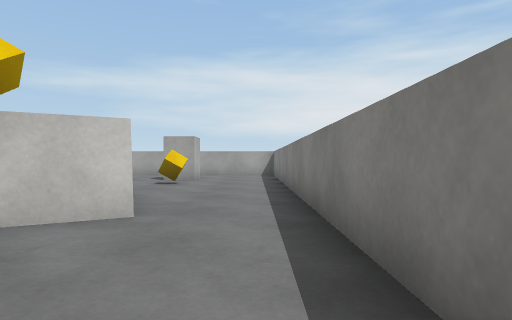
View 1 (above)

20 first-person views from a walk through a Unity game level. The camera is 0.64 m above the floor, looks level and sees 75° across. The floor is counted in squares, 1 m on a side. Each view is taken from the middle of a square. On the plan, view 1 faces up. The plan holds only what a view shows up to about 10 squares ahead; the rest is blank. The player character is not drawn. Surface patterns are stand-ins for the level's own textures.

View 2
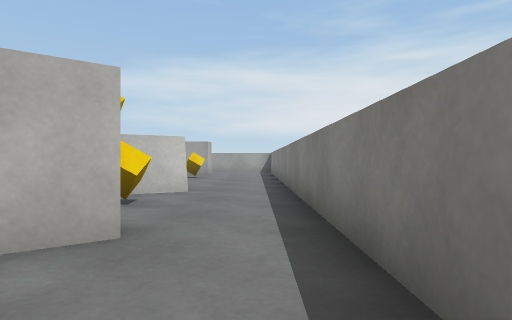

View 3
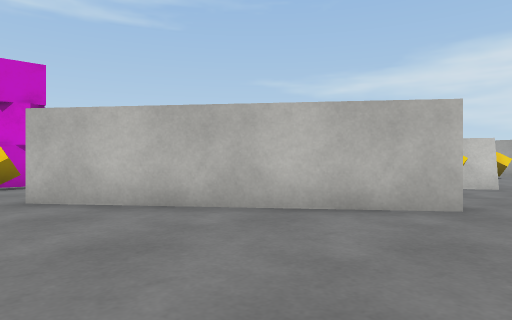

View 4
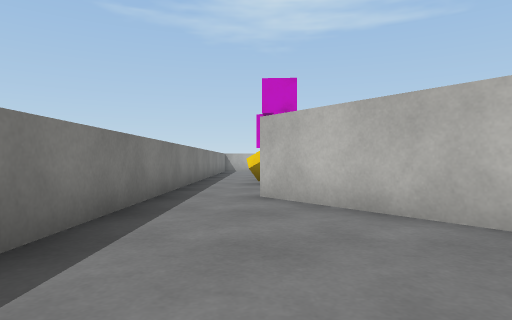

View 5
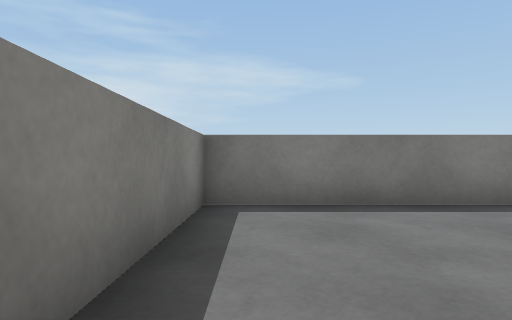

View 6
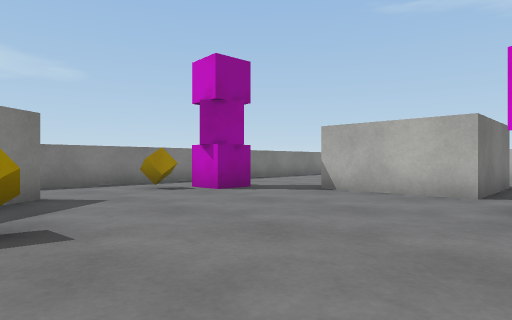

View 7
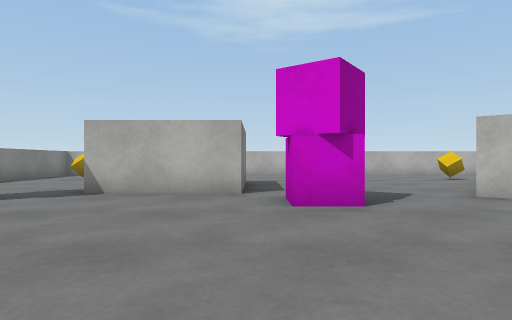

View 8
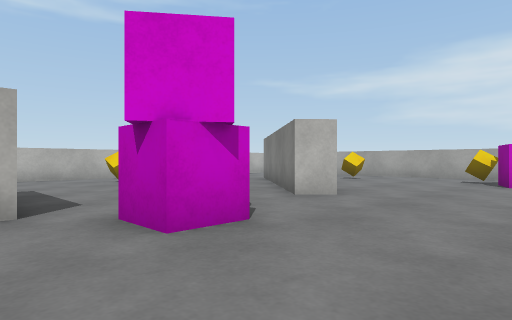

View 9
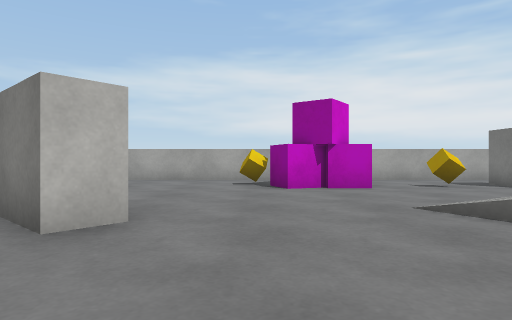

View 10
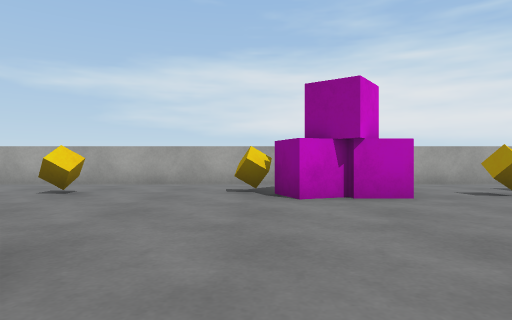

View 11
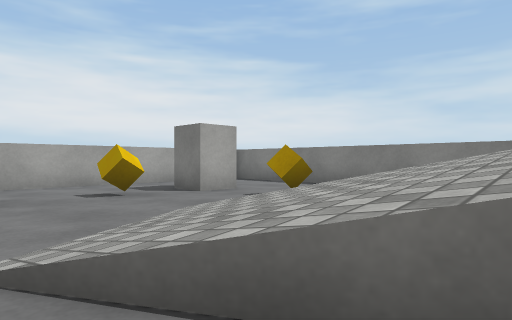

View 12
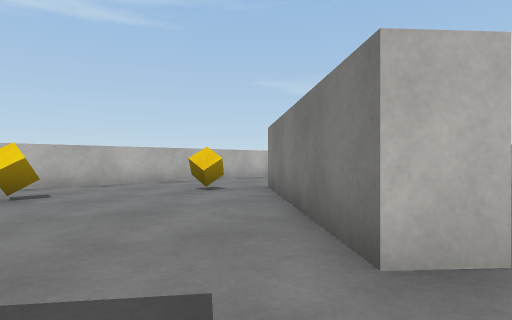

View 13
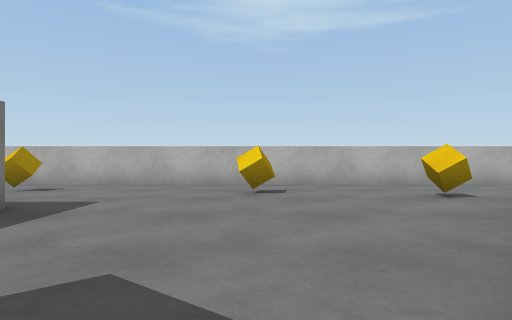

View 14
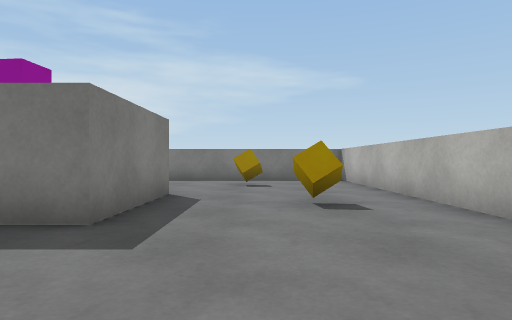

View 15
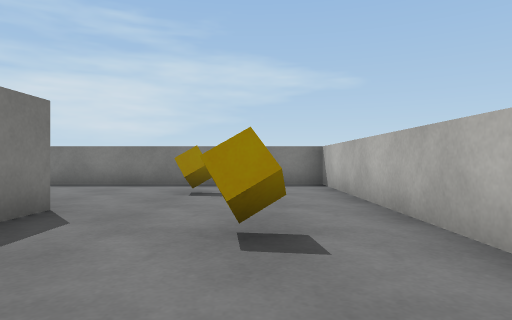

View 16
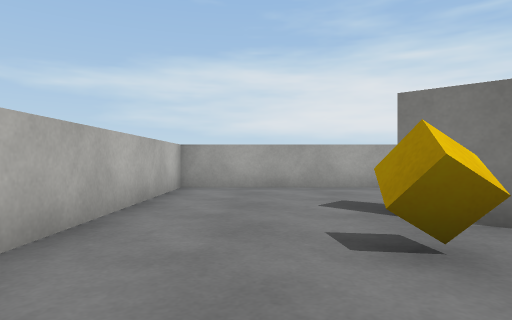

View 17
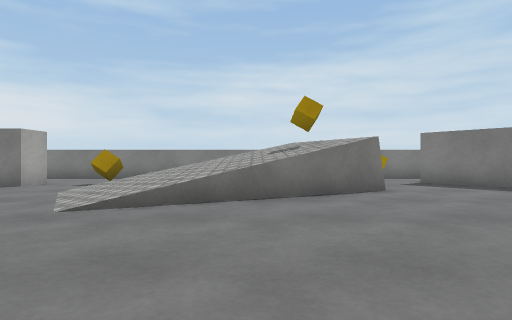

View 18
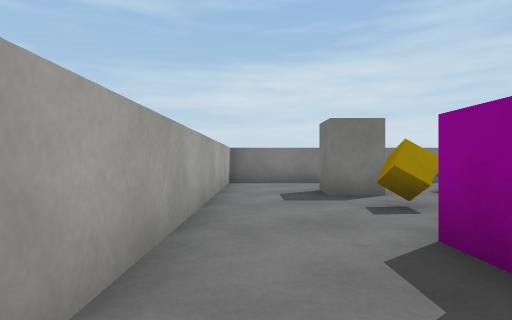

View 19
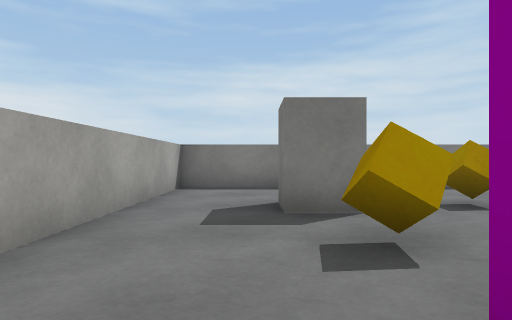

View 20
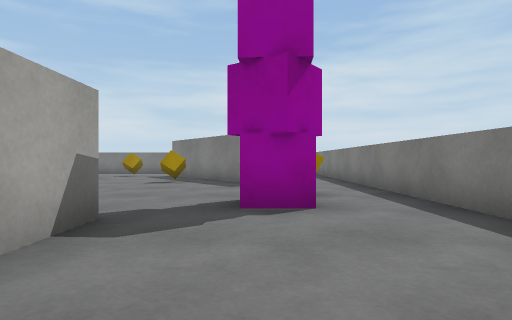

### Floor plan
Key: @ floor where view 1 was taken; # wall or solid block; . floor; / step, stairs or slope; = window, fence, low wall or low ledge; O other object.
Columns run from 19 left of view 1 to 1 right of it. Each row starts with its distance up from view 1.
 14 #####################
 13 #...................#
 12 #.........O.........#
 11 #.....O....OO..OOO..#
 10 #...#...............#
  9 #...###..........O..#
  8 #..O..##......//....#
  7 #......##....///=...#
  6 #.......#....////...#
  5 #.O...........///#..#
  4 #.............//OO..#
  3 #........O...../#...#
  2 #................O..#
  1 #....###............#
  0 #.O..###.........#.@#
 -1 #....###......O.##..#
 -2 #.............###...#
 -3 #........O...##.....#
 -4 #..O.....OO.........#
 -5 #...................#
 -6 #####################

Positions as (right, up) in squares from view 1, and headings:
1: (0, 0), facing up
2: (0, -3), facing up
3: (0, -5), facing up-left
4: (0, -4), facing left
5: (0, -1), facing down
6: (-5, 3), facing down-left
7: (-5, 2), facing left
8: (-7, 1), facing up-left
9: (-9, 3), facing up
10: (-9, 5), facing up
11: (-7, 5), facing up-right
12: (-10, 4), facing up-left
13: (-10, 5), facing left
14: (-16, 5), facing down
15: (-17, 3), facing down
16: (-17, 6), facing up
17: (-11, 5), facing right
18: (-9, 13), facing right
19: (-7, 12), facing right
20: (-15, -3), facing right
